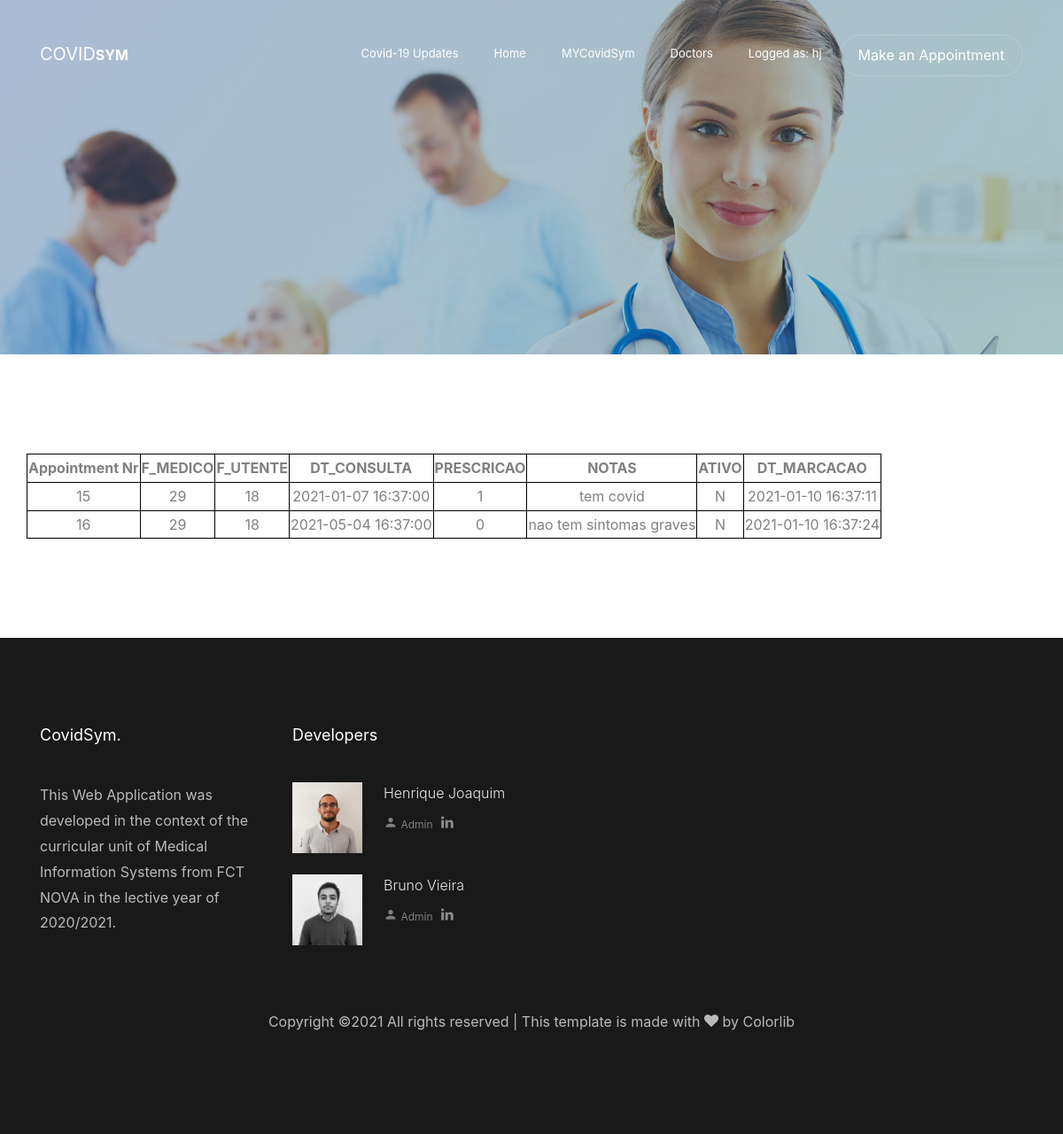
/app-history.php (signed in), run on the app's committed database.
### tables this page shows
CREATE TABLE `diag_consulta` (
  `ID` int(11) NOT NULL,
  `F_MEDICO` int(11) NOT NULL,
  `F_UTENTE` int(11) NOT NULL,
  `DT_CONSULTA` datetime NOT NULL,
  `PRESCRICAO` tinyint(1) NOT NULL,
  `NOTAS` varchar(500) NOT NULL,
  `CTL_DT_CRIACAO` timestamp NOT NULL DEFAULT current_timestamp(),
  `CTL_ACTIVO` varchar(1) NOT NULL DEFAULT 'S'
);

### app-history.php (the view, shortened to what this page needs)
<?php
    include_once 'header.php';
    echo("
    <head>
        <style>
        table, th, td {
            border: 1px solid black;
            text-align: center;
          }
        </style>
    <head>
    ");
    $DATABASE_HOST = 'localhost';
    $DATABASE_USER = 'root';
    $DATABASE_PASS = '';
    $DATABASE_NAME = 'sim';
    $con = mysqli_connect($DATABASE_HOST, $DATABASE_USER, $DATABASE_PASS, $DATABASE_NAME) or die('Failed to connect to MySQL: ' . mysqli_error($connect));
    if($_SESSION['usr_type']==3)
        $query = "SELECT * FROM diag_consulta where F_MEDICO=".$_SESSION['id']."";
    else if($_SESSION['usr_type']==4)
        $query = "SELECT * FROM diag_consulta where F_UTENTE=".$_SESSION['id']."";
    $result = mysqli_query($con, $query) or die('The query failed: ' . mysqli_error($con));
    echo('
    <section class="ftco-section">
    <div class="container">
    <div class="row d-md-flex">
    <table>
        <th>Appointment Nr</th>
        <th>F_MEDICO</th>
        <th>F_UTENTE</th>
        <th>DT_CONSULTA</th>
        <th>PRESCRICAO</th>
        <th>NOTAS</th>
        <th>ATIVO</th>
        <th>DT_MARCACAO</th>
    ');
    while($row = mysqli_fetch_row($result)){
        echo('
            <tr>
                <td style="border: 1px solid black;text-align:center;">'.$row[0].'</td>
                <td>'.$row[1].'</td>
                <td>'.$row[2].'</td>
                <td>'.$row[3].'</td>
                <td>'.$row[4].'</td>
                <td>'.$row[5].'</td>
                <td>'.$row[7].'</td>
                <td>'.$row[6].'</td>
            </tr>
        ');
    }
    echo ("
        </table>
        </div>
        </div>
        </section>
    ");
    include_once 'footer.php';
?>

### header.php (shortened to what this page needs)
<!DOCTYPE html>
<html lang="en">
  <head>
    <link rel="stylesheet" href="css/open-iconic-bootstrap.min.css">
    <link rel="stylesheet" href="css/animate.css">
    <link rel="stylesheet" href="css/owl.carousel.min.css">
    <link rel="stylesheet" href="css/owl.theme.default.min.css">
    <link rel="stylesheet" href="css/magnific-popup.css">
    <link rel="stylesheet" href="css/aos.css">
    <link rel="stylesheet" href="css/ionicons.min.css">
    <link rel="stylesheet" href="css/bootstrap-datepicker.css">
    <link rel="stylesheet" href="css/jquery.timepicker.css">
    <link rel="stylesheet" href="css/flaticon.css">
    <link rel="stylesheet" href="css/icomoon.css">
    <link rel="stylesheet" href="css/style.css">
    <link href="css/css_login.css" rel="stylesheet" type="text/css">
  </head>
  <body>
  <nav class="navbar navbar-expand-lg navbar-dark ftco_navbar bg-dark ftco-navbar-light" id="ftco-navbar">
	    <div class="container">
	      <a class="navbar-brand" href="index.php">Covid<span>Sym</span></a>
	      <div class="collapse navbar-collapse" id="ftco-nav">
	        <ul class="navbar-nav ml-auto">
            <li class="nav-item"><a href="updates.php" class="nav-link">Covid-19 Updates</a></li>
	          <li class="nav-item"><a href="index.php" class="nav-link">Home</a></li>
            <li class="nav-item"><a href="mycovid.php" class="nav-link">MYCovidSym</a></li>
	          <li class="nav-item"><a href="doctors.php" class="nav-link">Doctors</a></li>
            <?php
              if(isset($_SESSION['loggedin']))
                echo '<li class="nav-item"><a href="mycovid.php" class="nav-link">Logged as: '.$_SESSION['name'].'</a></li>';
              if(isset($_SESSION['usr_type']) && $_SESSION['usr_type']==4)
                echo '<li class="nav-item cta"><a href="appointments.php" class="nav-link"><span>Make an Appointment</span></a></li>';
            ?>
            </ul>
	      </div>
	    </div>
	  </nav>
    <section class="home-slider owl-carousel">
      <div class="slider-item bread-item" style="background-image: url('images/bg_1.jpg');" data-stellar-background-ratio="0.5">
        <div class="overlay"></div>
      </div>
    </section>

### footer.php (shortened to what this page needs)
    <footer class="ftco-footer ftco-bg-dark ftco-section">
      <div class="container">
        <div class="row mb-5">
          <div class="col-md-3">
            <div class="ftco-footer-widget mb-4">
              <h2 class="ftco-heading-2">CovidSym.</h2>
              <p>This Web Application was developed in the context of the curricular unit of Medical Information Systems from FCT NOVA in the lective year of 2020/2021.</p>
            </div>
          </div>
          <div class="col-md-4 pr-md-4">
            <div class="ftco-footer-widget mb-4">
              <h2 class="ftco-heading-2">Developers</h2>
              <div class="block-21 mb-4 d-flex">
                <a class="blog-img mr-4" style="background-image: url(images/henriquejoaquim.jpg);"></a>
                <div class="text">
                  <h3 class="heading"><a href="#">Henrique Joaquim</a></h3>
                  <div class="meta">
                    <div><span class="icon-person"></span> Admin</div>
                    <div><a href="https://www.linkedin.com/in/henrique-joaquim-340b01158/"><span class="icon-linkedin"></span></a></div>
                  </div>
                </div>
              </div>
              <div class="block-21 mb-4 d-flex">
                <a class="blog-img mr-4" style="background-image: url(images/brunovieira.jpg);"></a>
                <div class="text">
                  <h3 class="heading"><a href="#">Bruno Vieira</a></h3>
                  <div class="meta">
                    <div><span class="icon-person"></span> Admin</div>
                    <div><a href="https://www.linkedin.com/in/brunorebelovieira/"><span class="icon-linkedin"></span></a></div>
                  </div>
                </div>
              </div>
            </div>
          </div>
          </div>
        </div>
        <div class="row">
          <div class="col-md-12 text-center">
            <p>
  Copyright &copy;<script>document.write(new Date().getFullYear());</script> All rights reserved | This template is made with <i class="icon-heart" aria-hidden="true"></i> by <a href="https://colorlib.com" target="_blank">Colorlib</a>
  </p>
          </div>
        </div>
    </footer>
  </body>
</html>

### css/icomoon.css (style rules this page uses)
[class^="icon-"], [class*=" icon-"] { font-family: 'icomoon' !important; speak: none; font-style: normal; font-weight: normal; font-variant: normal; text-transform: none; line-height: 1; -webkit-font-smoothing: antialiased; -moz-osx-font-smoothing: grayscale; }
.icon-heart:before { content: "\f004"; }
.icon-linkedin:before { content: "\f0e1"; }
.icon-person:before { content: "\e7fd"; }

### css/css_login.css (style rules this page uses)
* { box-sizing: border-box; font-family: -apple-system, BlinkMacSystemFont, "segoe ui", roboto, oxygen, ubuntu, cantarell, "fira sans", "droid sans", "helvetica neue", Arial, sans-serif; font-size: 16px; -webkit-font-smoothing: antialiased; -moz-osx-font-smoothing: grayscale; }

### app-history.php (style rules this page uses)
table, th, td { border: 1px solid black; text-align: center; }

### data on the page
diag_consulta: ID "15", F_MEDICO "29", F_UTENTE "18", DT_CONSULTA "2021-01-07 16:37:00", PRESCRICAO "1", NOTAS "tem covid", CTL_ACTIVO "N", CTL_DT_CRIACAO "2021-01-10 16:37:11"
diag_consulta: ID "16", F_MEDICO "29", F_UTENTE "18", DT_CONSULTA "2021-05-04 16:37:00", PRESCRICAO "0", NOTAS "nao tem sintomas graves", CTL_ACTIVO "N", CTL_DT_CRIACAO "2021-01-10 16:37:24"

### other printed values
$_SESSION['name'] "hj"
